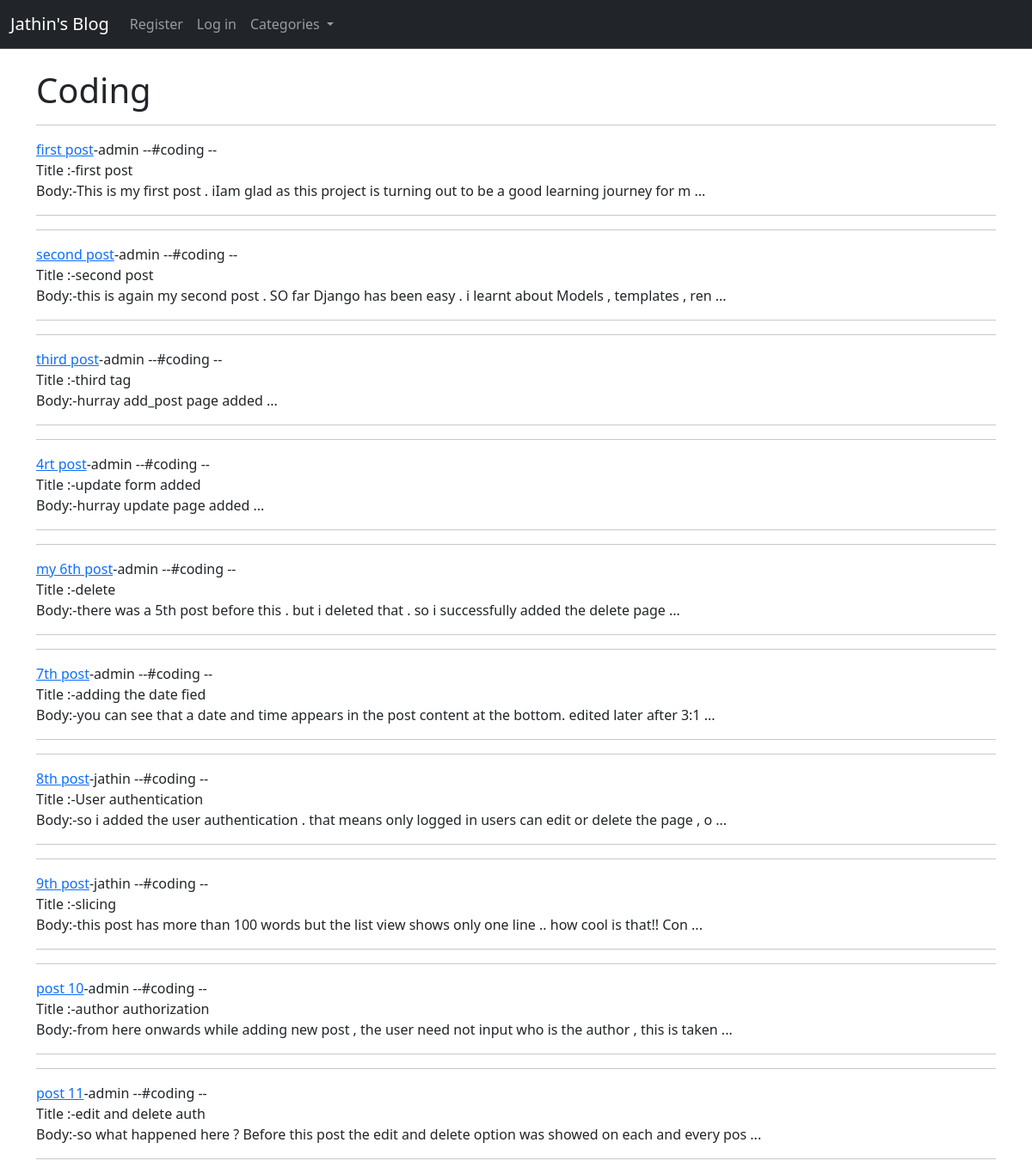
Screenshot of /category/coding with the database file from the repository.
### post/models.py (models this page shows, shortened)
class Post(models.Model):
    title = models.CharField(max_length=50)
    title_tag=models.CharField(max_length=20, null=True)
    author = models.ForeignKey(User, on_delete=models.CASCADE)
    body = RichTextField(blank=True, null=True)
    post_time=models.TimeField(auto_now_add=True)
    post_date=models.DateField(auto_now_add=True)
    category=models.CharField(max_length=225, default='coding')
    likes=models.ManyToManyField(User, related_name="blog_likes")

### post/views.py (the view)
# urls.py: path('category/<str:cat>', sortbycategory, name="categorypost"),
def sortbycategory(request, cat):
    category_objects=Post.objects.filter(category=cat.replace('-',' '))
    return render(request, 'sortbycategory.html', {'cats':cat.title().replace('-',' '), 'category_objects':category_objects,})

### post/templates/sortbycategory.html (shortened to what this page needs)
{% extends 'base.html' %}
{% block content %}
    {% if category_objects %}
        <h1>{{cats}}</h1>
        {% for post in category_objects %}
            <hr>
            <a href="{% url 'articleview' post.id %}">{{post.title}}</a>-{{post.author}}
            --#{{post.category}} --
            <br>
            Title :-{{post.title_tag}} <br>
            Body:-{{post.body| slice:":100"}} ...
            <hr>
        {% endfor %}
    {% else %}
        Sorry the requested page doesn't exist ...
    {% endif %}
{% endblock %}

### rows the page displays
Post: title "first post", author "admin", category "coding", title_tag "first post", body "This is my first post . iIam glad as this project is turning out to be a good learning journey for m"
Post: title "second post", author "admin", category "coding", title_tag "second post", body "this is again my second post . SO far Django has been easy . i learnt about Models , templates , ren"
Post: title "third post", author "admin", category "coding", title_tag "third tag", body "hurray add_post page added"
Post: title "4rt post", author "admin", category "coding", title_tag "update form added", body "hurray update page added"
Post: title "my 6th post", author "admin", category "coding", title_tag "delete", body "there was a 5th post before this . but i deleted that . so i successfully added the delete page"
Post: title "7th post", author "admin", category "coding", title_tag "adding the date fied", body "you can see that a date and time appears in the post content at the bottom. edited later after 3:1"
Post: title "8th post", author "jathin", category "coding", title_tag "User authentication", body "so i added the user authentication . that means only logged in users can edit or delete the page , o"
Post: title "9th post", author "jathin", category "coding", title_tag "slicing", body "this post has more than 100 words but the list view shows only one line .. how cool is that!! Con"
Post: title "post 10", author "admin", category "coding", title_tag "author authorization", body "from here onwards while adding new post , the user need not input who is the author , this is taken"
Post: title "post 11", author "admin", category "coding", title_tag "edit and delete auth", body "so what happened here ? Before this post the edit and delete option was showed on each and every pos"

### other values shown
{{ cats }} "Coding"
